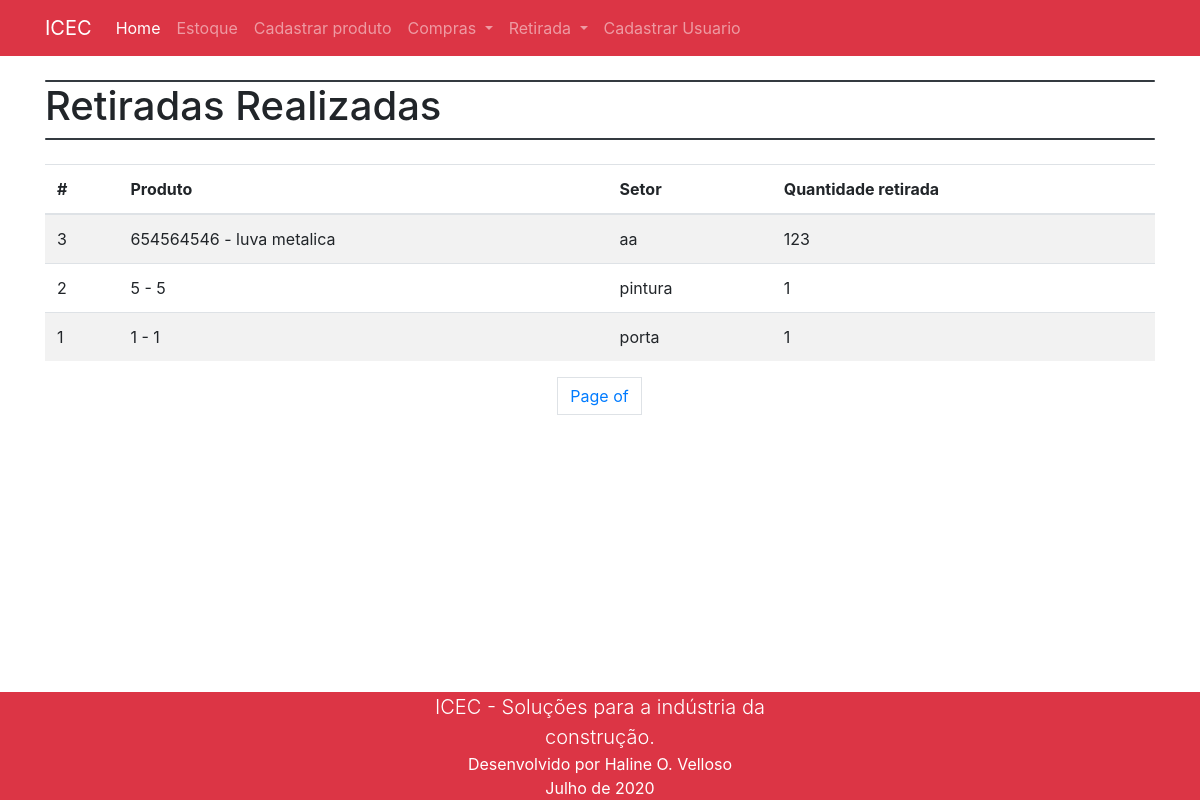
The app's page /retiradasrealizadas/ (signed in) with its own data.
### controle/models.py (models this page shows, shortened)
class Retirada(models.Model):
    produto = models.ForeignKey(Produto, on_delete=models.CASCADE)
    qtd_retirada = models.IntegerField('Quantidade retirada')
    setor_enviado = models.CharField('Setor', max_length=100)
    data_retirada = models.DateTimeField(default=timezone.now)

class Produto(models.Model):
    registro = models.CharField('ID', max_length=20, help_text='Máximo 20 caracteres', unique=True)
    nome = models.CharField('Nome', max_length=255)
    ca = models.IntegerField('CA')
    categoria = models.CharField('Categoria', max_length=100)
    qtd_estoque = models.IntegerField('Estoque')
    qtd_estoque_min = models.IntegerField('Estoque minimo')
    data_cadastro = models.DateTimeField(default=timezone.now, editable=False)
    modificado_em = models.DateTimeField(default=timezone.now, editable=False)
    class Meta:
        verbose_name = 'Produto'
        verbose_name_plural = 'Produtos'
    def __str__(self):
        return f'{self.registro} - {self.nome}'

### controle/views.py (the view)
# urls.py: path('retiradasrealizadas/', retiradasrealizadas, name='retiradasrealizadas'),
def retiradasrealizadas(request):
    retiradasrealizadas_list = Retirada.objects.all().order_by('-id')
    paginator = Paginator(retiradasrealizadas_list, 10)
    page = request.GET.get('page')
    try:
        retiradas = paginator.page(page)
    except PageNotAnInteger:
        retiradas = paginator.page(1)
    except EmptyPage:
        retiradas = paginator.page(paginator.num_pages)
    return render(request, 'retiradasrealizadas.html', {'page':page,'retiradas':retiradas})

### templates/retiradasrealizadas.html (shortened to what this page needs)
<!DOCTYPE html>
{% load bootstrap4 %}
{% load static %}
<html lang="pt-br">
<head>
    {% bootstrap_css %}
</head>
<body>
    {%	include	"nav.html" %}
    <div class="container">
        <br>
        <div class="progress" style="height: 2px;">
            <div class="progress-bar bg-dark" role="progressbar" style="width: 100%;" aria-valuenow="25"
                aria-valuemin="0" aria-valuemax="100"></div>
        </div>
        <h1> Retiradas Realizadas </h1>
        <div class="progress" style="height: 2px;">
            <div class="progress-bar bg-dark" role="progressbar" style="width: 100%;" aria-valuenow="25"
                aria-valuemin="0" aria-valuemax="100"></div>
        </div>
        <br>
        <table class="table table-striped">
            <thead>
                <th scope="col">#</th>
                <th scope="col">Produto</th>
                <th scope="col">Setor</th>
                <th scope="col">Quantidade retirada</th>
            </thead>
            <tbody>
                {% for retirada in retiradas %}
                <tr>
                    <td scope="row">{{ retirada.id }}</td>
                    <td scope="row">{{ retirada.produto }}</td>
                    <td scope="row">{{ retirada.setor_enviado }}</td>
                    <td scope="row">{{ retirada.qtd_retirada }}</td>
                </tr>
                {% endfor %}
            </tbody>
        </table>
        {%	include	"pagination.html"	with	page=compras	%}
    </div>
    {% include "rodape.html" %}
</body>
</html>

### records on screen
Retirada: id "3", produto "654564546 - luva metalica", setor_enviado "aa", qtd_retirada "123"
Retirada: id "2", produto "5 - 5", setor_enviado "pintura", qtd_retirada "1"
Retirada: id "1", produto "1 - 1", setor_enviado "porta", qtd_retirada "1"
